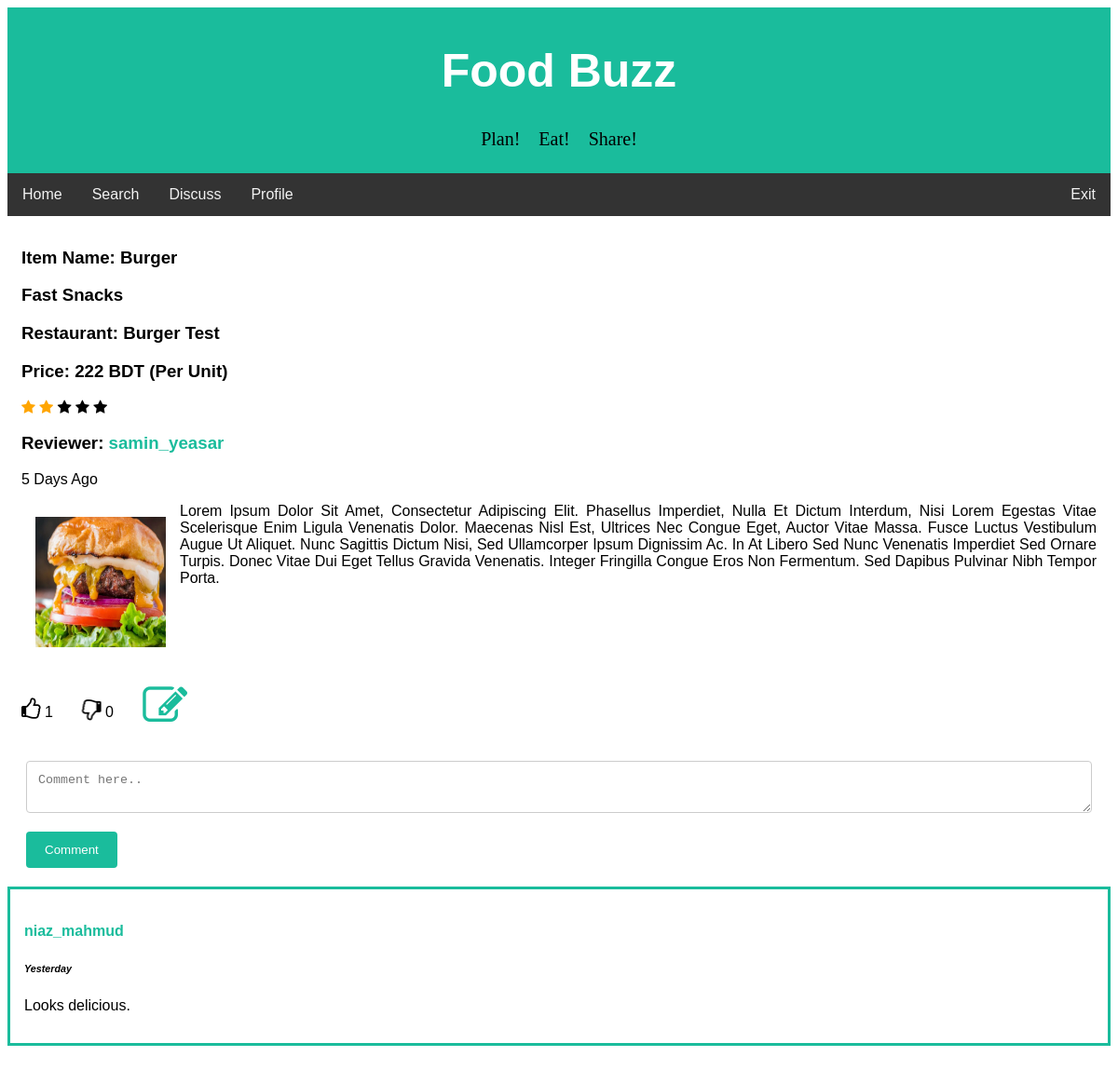
Page /foodbuzz/full_review.php?review_id=3 (signed in) on the committed database.
### tables this page shows
CREATE TABLE `review` (
  `review_id` int(20) NOT NULL,
  `user_id` int(11) NOT NULL,
  `item_name` varchar(50) NOT NULL,
  `restaurant` varchar(50) NOT NULL,
  `district` varchar(50) NOT NULL,
  `rating` int(3) NOT NULL,
  `price` int(10) NOT NULL,
  `meal_type` varchar(20) NOT NULL,
  `cuisine` varchar(20) NOT NULL,
  `description` text NOT NULL,
  `upvote` int(100) NOT NULL,
  `downvote` int(100) NOT NULL,
  `edit_count` int(5) NOT NULL,
  `review_time` datetime DEFAULT NULL,
  `img_url` text NOT NULL
);

CREATE TABLE `users` (
  `id` int(11) NOT NULL,
  `first_name` varchar(25) NOT NULL,
  `last_name` varchar(25) NOT NULL,
  `username` varchar(50) NOT NULL,
  `email` varchar(100) NOT NULL,
  `password` varchar(256) NOT NULL,
  `signup_date` date NOT NULL,
  `profile_pic` varchar(156) NOT NULL,
  `district` varchar(100) NOT NULL,
  `list_count` int(11) NOT NULL
);

CREATE TABLE `comments` (
  `comment_id` int(50) NOT NULL,
  `parent_id` int(20) NOT NULL,
  `review_id` int(20) NOT NULL,
  `profile_id` int(11) NOT NULL,
  `comment_time` datetime NOT NULL,
  `comment_text` text NOT NULL
);

### foodbuzz/handlers/full_review_handler.php (called while the page is built, shortened)
<?php
require 'config/config.php';
if(isset($_SESSION['username'])){
    $userLoggedIn = $_SESSION['username'];
    $user_details_query = mysqli_query($con, "SELECT * FROM users WHERE username='$userLoggedIn'");
    $user = mysqli_fetch_array($user_details_query);
}
else {
    header("Location: index.php");
}
$user_id = $user['id'];
function getLikes($id)
{
    global $con;
    $sql = "SELECT COUNT(*) FROM rating_info
            WHERE post_id = $id AND rating_action='like'";
    $rs = mysqli_query($con, $sql);
    $result = mysqli_fetch_array($rs);
    return $result[0];
}
function getDislikes($id)
{
    global $con;
    $sql = "SELECT COUNT(*) FROM rating_info
            WHERE post_id = $id AND rating_action='dislike'";
    $rs = mysqli_query($con, $sql);
    $result = mysqli_fetch_array($rs);
    return $result[0];
}
function userLiked($post_id)
{
  global $con;
  global $user_id;
  $sql = "SELECT * FROM rating_info WHERE user_id=$user_id
  		  AND post_id=$post_id AND rating_action='like'";
  $result = mysqli_query($con, $sql);
  if (mysqli_num_rows($result) > 0) {
  	return true;
  }
  else{
  	return false;
  }
}
function userDisliked($post_id)
{
  global $con;
  global $user_id;
  $sql = "SELECT * FROM rating_info WHERE user_id=$user_id
  		  AND post_id=$post_id AND rating_action='dislike'";
  $result = mysqli_query($con, $sql);
  if (mysqli_num_rows($result) > 0) {
  	return true;
  }
  else{
  	return false;
  }
}
$review_id = $_GET['review_id'];
$review_details_query = mysqli_query($con, "SELECT * FROM review WHERE review_id='$review_id'");
$review_row = mysqli_fetch_array($review_details_query);
$profile_id = $review_row['user_id'];
$profile_details_query = mysqli_query($con, "SELECT * FROM users WHERE id='$profile_id'");
$profile_row = mysqli_fetch_array($profile_details_query);
?>

### foodbuzz/config/config.php (called while the page is built, shortened)
<?php
function yeasarTimeMessage($post_time) {
    $date_time_now = date("Y-m-d H:i:s");
    $start_date= new DateTime($post_time);
    $end_date = new DateTime($date_time_now);
    $interval = $start_date->diff($end_date);
    if($interval->y >= 1) {
        if($interval == 1)
            $time_message = $interval->y." year ago";
        else
            $time_message = $interval->y." years ago";
    }
    elseif($interval->d >= 1) {
        if($interval->d == 1) {
            $time_message = "Yesterday";
        }
        else {
            $time_message = $interval->d. " days ago";
        }
    }
    return $time_message;
}
?>

### foodbuzz/full_review.php (the view, shortened to what this page needs)
<?php
require 'handlers/full_review_handler.php';
?>
<!DOCTYPE html>
<html>
<head>
<link rel="stylesheet" href="https://cdnjs.cloudflare.com/ajax/libs/font-awesome/4.7.0/css/font-awesome.min.css">
<link rel="stylesheet" href="css/fullreview.css">
</head>
<body>
<div class="header">
  <h1>Food Buzz</h1>
  <pre style= "font-family:verdana; font-size: 20px;">Plan!    Eat!    Share!</pre>
</div>
<div class="topnav" id="navbar">
  <a href="home.php">Home</a>
  <a href="search.php">Search</a>
  <a href="discuss.php">Discuss</a>
  <a href="profile.php?profileId=<?php echo$user['id']; ?>">Profile</a>
  <a href="handlers/logout.php" style="float:right">Exit</a>
</div>
<div class="div_home clearfix" style="text-transform:capitalize">
    <h3>Item name: <?php echo $review_row['item_name'] ?></h3>
    <h3> <?php echo $review_row['cuisine']." ".$review_row['meal_type'] ?></h3>
    <h3>Restaurant: <?php echo $review_row['restaurant'] ?></h3>
    <h3>Price: <?php echo $review_row['price'] ?> BDT (per unit)</h3>
    <?php $star_value = $review_row['rating']; ?>
    <span class="fa fa-star <?php if($star_value >= 1) echo "checked"; ?>"></span>
    <span class="fa fa-star <?php if($star_value >= 2) echo "checked"; ?>"></span>
    <span class="fa fa-star <?php if($star_value >= 3) echo "checked"; ?>"></span>
    <span class="fa fa-star <?php if($star_value >= 3) echo "checked"; ?>"></span>
    <span class="fa fa-star <?php if($star_value >= 5) echo "checked"; ?>"></span>
    <h3 style="text-transform:none;">Reviewer: <a href="profile.php?profileId=<?php echo $profile_row['id']; ?>"> <?php echo $profile_row['username']; ?> </a>  </h3>
    <p><?php echo yeasarTimeMessage($review_row['review_time']); ?></p>
    <a href="uploads/<?php echo $review_row['img_url']?>"><img class="img_home" src="uploads/<?php echo $review_row['img_url']?>" width="170" height="170"></a>
    <p style="text-align:justify;">
      <?php
        $reviewText = $review_row['description'];
        echo "$reviewText";
      ?>
    </p>
</div>
<div class="div_home clearfix">
  <div>
    <i
      <?php if(userLiked($review_row['review_id'])): ?>
        class="fa fa-thumbs-up like-btn"
      <?php else: ?>
        class="fa fa-thumbs-o-up like-btn"
      <?php endif ?>
    data-id="<?php echo $review_row['review_id'] ?>"></i>
    <span class="likes"><?php echo getLikes($review_row['review_id']); ?></span>
    <i
      <?php if(userDisliked($review_row['review_id'])): ?>
        class="fa fa-thumbs-down dislike-btn"
      <?php else: ?>
        class="fa fa-thumbs-o-down dislike-btn"
      <?php endif ?>
    data-id="<?php echo $review_row['review_id'] ?>"></i>
    <span class="dislikes"><?php echo getDislikes($review_row['review_id']);?></span>
    <?php if ($review_row['user_id'] == $user_id) { ?>
    <a href="edit_review.php?review_id=<?php echo $review_id ?>"><i class='fa fa-edit fa-lg'></i></a>
    <?php } ?>
    </div>
</div>
<div class="container">
  <form action="full_review.php?review_id=<?php echo $review_row['review_id'];?>" method="POST">
    <textarea id="comment_text" name="comment_text" placeholder="Comment here.." rows="2" ></textarea>
    <input type="submit" name="comment" value="Comment">
  </form>
</div>
<?php
$comments_query = mysqli_query($con, "SELECT * FROM comments WHERE review_id='$review_id' ORDER BY comment_id DESC");
while($comment_row = mysqli_fetch_array($comments_query)) {
  $commenter_id = $comment_row['profile_id'];
  $commenter_query = mysqli_query($con, "SELECT username FROM users WHERE id='$commenter_id'");
  $commenter_row = mysqli_fetch_array($commenter_query);
?>
<div class="div_comment">
<h4 style="text-transform:none;"><a href="profile.php?profileId=<?php echo $commenter_id; ?>"> <?php echo $commenter_row['username']; ?> </a>  </h4>
<h6 style="font-style:italic;"><?php echo yeasarTimeMessage($comment_row['comment_time']); ?></h6>
<p><?php echo $comment_row['comment_text']; ?></p>
</div>
<?php
}
?>
</body>
</html>

### foodbuzz/css/fullreview.css (style rules this page uses)
body { font-family: Arial, Helvetica, sans-serif; }
* { box-sizing: border-box; }
input[type=text], input[type=number], input[type=file], select, textarea { width: 100%; padding: 12px; border: 1px solid #ccc; border-radius: 4px; box-sizing: border-box; margin-top: 6px; margin-bottom: 16px; resize: vertical; }
input[type=submit] { background-color: #1abc9c; color: white; padding: 12px 20px; border: none; border-radius: 4px; cursor: pointer; }
.checked { color: orange; }
a:link,:visited { text-decoration: none; color:#1abc9c; }
.div_home { background-color: white; padding: 15px; }
.img_home { float: left; padding: 15px; }
.clearfix { overflow: auto; }
.fa-thumbs-down, .fa-thumbs-o-down, .fa-thumbs-up, .fa-thumbs-o-up { font-size: 1.5em; }
.fa-thumbs-down, .fa-thumbs-o-down { transform:rotateY(180deg); }
.fa-edit { font-size: 3em; }
.container { border-radius: 5px; background-color: #ffff; padding: 20px; }
.header { padding: 5px; text-align: center; background: #1abc9c; }
.header h1 { font-size: 50px; color: white; }
.topnav { overflow: hidden; background-color: #333; }
.topnav a { float: left; display: block; color: #f2f2f2; text-align: center; padding: 14px 16px; text-decoration: none; }
.div_comment { background-color: white; border: 3px solid #1abc9c; padding: 15px; }

### rows in the picture
review: item_name "Burger", cuisine "Fast", meal_type "Snacks", restaurant "Burger Test", price "222", review_time "5 Days Ago", img_url (picture), description "Lorem Ipsum Dolor Sit Amet, Consectetur Adipiscing Elit. Phasellus Imperdiet, Nulla Et Dictum Interdum, Nisi Lorem Egestas Vitae Scelerisque Enim Ligula Venenatis Dolor. Maecenas Nisl Est, Ultrices Nec Congue Eget, Auctor Vitae Massa. Fusce Luctus Vestibulum Augue Ut Aliquet. Nunc Sagittis Dictum Nisi, Sed Ullamcorper Ipsum Dignissim Ac. In At Libero Sed Nunc Venenatis Imperdiet Sed Ornare Turpis. Donec Vitae Dui Eget Tellus Gravida Venenatis. Integer Fringilla Congue Eros Non Fermentum. Sed Dapibus Pulvinar Nibh Tempor Porta."
users: username "samin_yeasar"
comments: users.username "niaz_mahmud", comment_time "Yesterday", comment_text "Looks delicious."

### other values in the picture
getLikes($review_row['review_id']) "1"
getDislikes($review_row['review_id']) "0"
